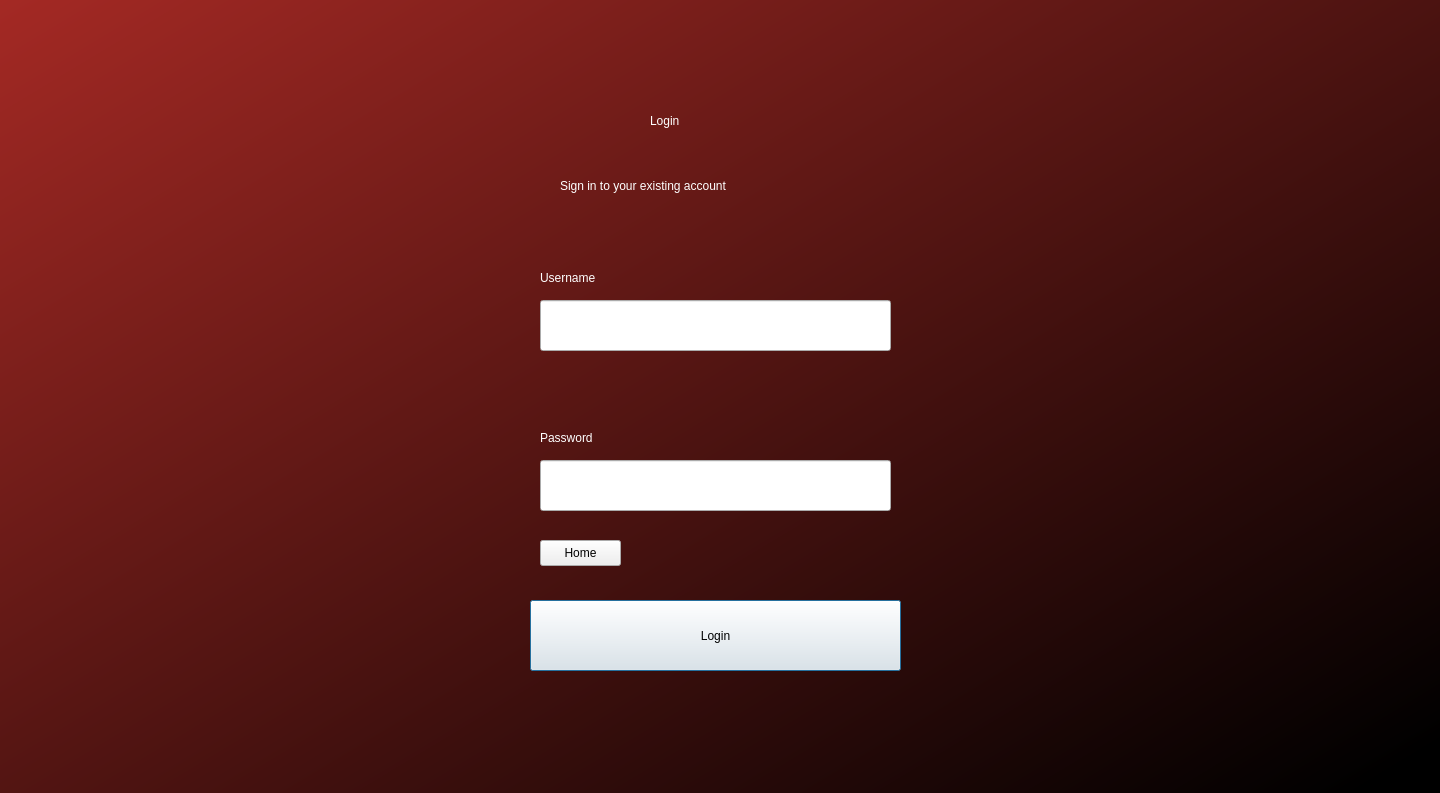
<?xml version="1.0" encoding="UTF-8"?>
<ui version="4.0">
 <class>Dialog</class>
 <widget class="QDialog" name="Dialog">
  <property name="geometry">
   <rect>
    <x>0</x>
    <y>0</y>
    <width>1440</width>
    <height>793</height>
   </rect>
  </property>
  <property name="windowTitle">
   <string>Dialog</string>
  </property>
  <widget class="QWidget" name="widget" native="true">
   <property name="geometry">
    <rect>
     <x>0</x>
     <y>0</y>
     <width>1441</width>
     <height>901</height>
    </rect>
   </property>
   <property name="baseSize">
    <size>
     <width>1200</width>
     <height>800</height>
    </size>
   </property>
   <property name="styleSheet">
    <string notr="true">QWidget#widget{background-color: rgb(159, 40, 37) ;
background-color:qlineargradient(spread:pad, x1:0, y1:0, x2:0.892731, y2:0.926, stop:0 rgba(164, 41, 36, 255), stop:1 rgba(0, 0, 0, 255));}</string>
   </property>
   <widget class="QLabel" name="label">
    <property name="geometry">
     <rect>
      <x>650</x>
      <y>70</y>
      <width>261</width>
      <height>101</height>
     </rect>
    </property>
    <property name="styleSheet">
     <string notr="true">font: 50pt &quot;Times New Roman&quot;;
color: rgb(255, 255, 255);</string>
    </property>
    <property name="text">
     <string>Login</string>
    </property>
   </widget>
   <widget class="QLabel" name="label_2">
    <property name="geometry">
     <rect>
      <x>560</x>
      <y>160</y>
      <width>331</width>
      <height>51</height>
     </rect>
    </property>
    <property name="styleSheet">
     <string notr="true">font: 24pt &quot;Times New Roman&quot;;
color: rgb(255, 255, 255);</string>
    </property>
    <property name="text">
     <string>Sign in to your existing account </string>
    </property>
   </widget>
   <widget class="QLabel" name="label_3">
    <property name="geometry">
     <rect>
      <x>540</x>
      <y>270</y>
      <width>111</width>
      <height>16</height>
     </rect>
    </property>
    <property name="styleSheet">
     <string notr="true">font: 24pt &quot;Times New Roman&quot;;
color: rgb(255, 255, 255);</string>
    </property>
    <property name="text">
     <string>Username </string>
    </property>
   </widget>
   <widget class="QLabel" name="label_4">
    <property name="geometry">
     <rect>
      <x>540</x>
      <y>430</y>
      <width>111</width>
      <height>16</height>
     </rect>
    </property>
    <property name="styleSheet">
     <string notr="true">font: 24pt &quot;Times New Roman&quot;;
color: rgb(255, 255, 255);</string>
    </property>
    <property name="text">
     <string>Password</string>
    </property>
   </widget>
   <widget class="QPushButton" name="login">
    <property name="geometry">
     <rect>
      <x>530</x>
      <y>600</y>
      <width>371</width>
      <height>71</height>
     </rect>
    </property>
    <property name="styleSheet">
     <string notr="true">font: 24pt &quot;Times New Roman&quot;;</string>
    </property>
    <property name="text">
     <string>Login</string>
    </property>
   </widget>
   <widget class="QLineEdit" name="username">
    <property name="geometry">
     <rect>
      <x>540</x>
      <y>300</y>
      <width>351</width>
      <height>51</height>
     </rect>
    </property>
   </widget>
   <widget class="QLineEdit" name="Password">
    <property name="geometry">
     <rect>
      <x>540</x>
      <y>460</y>
      <width>351</width>
      <height>51</height>
     </rect>
    </property>
    <property name="styleSheet">
     <string notr="true">font: 18pt &quot;Times New Roman&quot;;</string>
    </property>
   </widget>
   <widget class="QLabel" name="errorMessege">
    <property name="geometry">
     <rect>
      <x>550</x>
      <y>520</y>
      <width>231</width>
      <height>20</height>
     </rect>
    </property>
    <property name="styleSheet">
     <string notr="true">font: 18pt &quot;Times New Roman&quot;;
color: rgb(255, 251, 0);</string>
    </property>
    <property name="text">
     <string/>
    </property>
   </widget>
   <widget class="QPushButton" name="back">
    <property name="geometry">
     <rect>
      <x>540</x>
      <y>540</y>
      <width>81</width>
      <height>26</height>
     </rect>
    </property>
    <property name="text">
     <string>Home</string>
    </property>
   </widget>
  </widget>
 </widget>
 <resources/>
 <connections/>
</ui>
